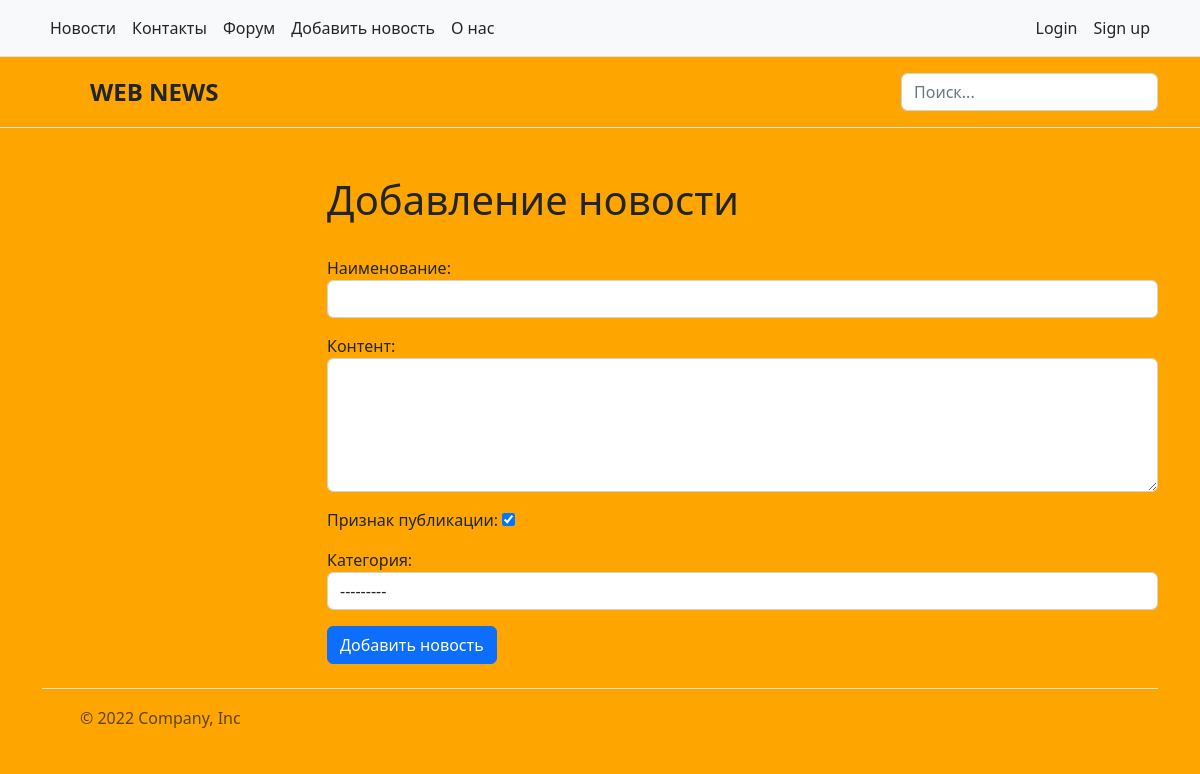
The app's page /news/add_news/, older data.
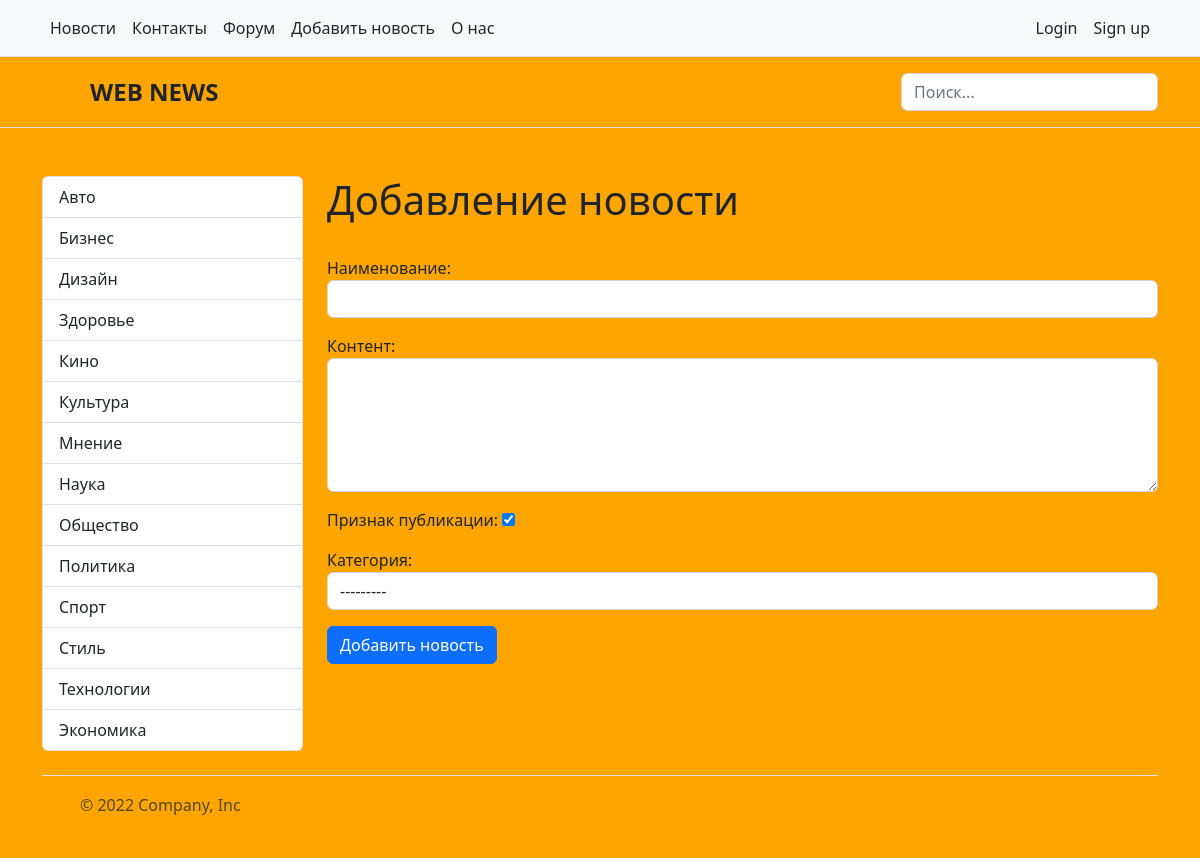
The same page, newer data.
### news/models.py (models this page shows)
class Category(models.Model):
    title = models.CharField(max_length=150, db_index=True, verbose_name='Наименование категории')
    def get_absolute_url(self):                                     #  монтирует кнопку в админке в "категории" (внутри) "смотреть на сайте"
        return reverse('category', kwargs={'category_id': self.pk})
    def __str__(self):
        return self.title
    class Meta:
        verbose_name = 'Категория'            #   при редактировании новости вверху отображается "изменить НОВОСТЬ"
        verbose_name_plural = 'Категории'
        ordering = ['title']

### news/views.py (the view)
# urls.py: path('news/add_news/', add_news, name='add_news'),
def add_news(request):                          #       добавляет новость       #   http://127.0.0.1:8000/add_news
    if request.method == 'POST':
        form = NewsForm(request.POST)
        if form.is_valid():
            news = form.save()
            return redirect(news)           #   перенаправляет на вновь созданную новость
    else:
        form = NewsForm()
    return render(request, 'news/add_news.html', {'title': 'Добавить статью', 'form': form},)

### news/forms.py
class NewsForm(forms.ModelForm):
    class Meta:
        model = News
        fields = ['title', 'content', 'sign_of_publication', 'category']
        widgets = {
                    'title': forms.TextInput(attrs={'class': 'form-control'}),
                    'content': forms.Textarea(attrs={'class': 'form-control', 'rows': 5}),
                    'category': forms.Select(attrs={'class': 'form-control'}),
        }

### news/templatetags/news_tags.py (called while the page is built)
@register.inclusion_tag('news/list_categories.html')
def show_categories(arg1='Hello', arg2='World'):
    categories = Category.objects.all()
    return {'categories': categories, 'arg1': arg1, 'arg2': arg2}          #   передаем ключ словаря "categories" в шаблон "list_categories"

### news/templates/news/add_news.html (shortened to what this page needs)
<!DOCTYPE html>
{% extends 'base.html' %}
    {% block sidebar %}
        {% include 'inc/_sidebar.html' %}
    {% endblock %}
    {% block content %}
        <div class="col-9">
            <h1>Добавление новости</h1>
            <br>
            <form action="{% url 'add_news' %}" method="POST">
                {{ form.as_p }}
                <button type="submit"
                        class="btn btn-primary btn-block">Добавить новость</button>
            </form>
        </div>
    {% endblock %}

### news/templates/news/list_categories.html (shortened to what this page needs)
<div class="col-3">
    <div class="list-group">
        {% for elem in categories %}
            <a href="{{ elem.get_absolute_url }}" class="list-group-item list-group-item-action">{{ elem.title }}</a>
        {% endfor %}
    </div>
</div>

Row changes from the older to the newer data that the page shows:
added Category: title "Авто"
added Category: title "Бизнес"
added Category: title "Дизайн"
added Category: title "Здоровье"
added Category: title "Кино"
added Category: title "Культура"
added Category: title "Мнение"
added Category: title "Наука"
added Category: title "Общество"
added Category: title "Политика"
added Category: title "Спорт"
added Category: title "Стиль"
added Category: title "Технологии"
added Category: title "Экономика"
